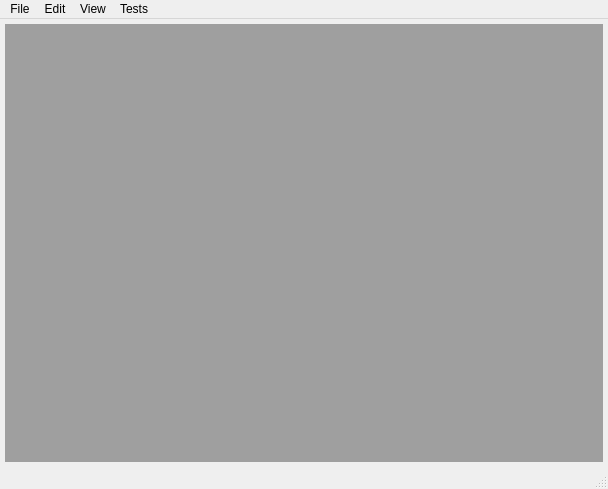
<?xml version="1.0" encoding="UTF-8"?>
<ui version="4.0">
 <class>MainWindow</class>
 <widget class="QMainWindow" name="MainWindow">
  <property name="geometry">
   <rect>
    <x>0</x>
    <y>0</y>
    <width>608</width>
    <height>489</height>
   </rect>
  </property>
  <property name="windowTitle">
   <string>Indoor Analysis System</string>
  </property>
  <widget class="QWidget" name="centralWidget">
   <layout class="QGridLayout" name="gridLayout">
    <property name="leftMargin">
     <number>5</number>
    </property>
    <property name="topMargin">
     <number>5</number>
    </property>
    <property name="rightMargin">
     <number>5</number>
    </property>
    <property name="bottomMargin">
     <number>5</number>
    </property>
    <property name="spacing">
     <number>0</number>
    </property>
    <item row="0" column="0">
     <widget class="QMdiArea" name="mdiArea"/>
    </item>
   </layout>
  </widget>
  <widget class="QMenuBar" name="menuBar">
   <property name="geometry">
    <rect>
     <x>0</x>
     <y>0</y>
     <width>608</width>
     <height>23</height>
    </rect>
   </property>
   <widget class="QMenu" name="menuFile">
    <property name="title">
     <string>File</string>
    </property>
    <addaction name="actionOpen_Inputs"/>
    <addaction name="actionSave_Aligned"/>
    <addaction name="actionSave_Supervoxels"/>
    <addaction name="actionLoad_Supervoxels"/>
    <addaction name="actionSave_Segments"/>
    <addaction name="actionLoad_Segments"/>
    <addaction name="actionSave_Clusters"/>
    <addaction name="actionLoad_Clusters"/>
    <addaction name="actionSave_Object_Model"/>
    <addaction name="actionLoad_Objects"/>
    <addaction name="actionSave_Scenes"/>
    <addaction name="separator"/>
    <addaction name="actionConfigure"/>
   </widget>
   <widget class="QMenu" name="menuEdit">
    <property name="title">
     <string>Edit</string>
    </property>
    <widget class="QMenu" name="menuUnify_Label">
     <property name="title">
      <string>Unify Label</string>
     </property>
     <addaction name="actionAutomatically"/>
     <addaction name="actionMannually"/>
    </widget>
    <widget class="QMenu" name="menuUpdate_Label">
     <property name="title">
      <string>Update Label</string>
     </property>
     <addaction name="actionGlobal_Graph_Cut"/>
     <addaction name="actionIn_Patch_Graph_Cut"/>
    </widget>
    <widget class="QMenu" name="menuUpdate_Object_Model">
     <property name="title">
      <string>Update Object Model</string>
     </property>
     <addaction name="actionV0"/>
     <addaction name="actionV1"/>
    </widget>
    <addaction name="actionGlobal_Align"/>
    <addaction name="actionExtract_Background"/>
    <addaction name="actionRemove_Zero_Label"/>
    <addaction name="actionSupervoxel"/>
    <addaction name="actionRegionGrow"/>
    <addaction name="menuUnify_Label"/>
    <addaction name="menuUpdate_Object_Model"/>
    <addaction name="actionUpdate_Cluster_Center"/>
    <addaction name="menuUpdate_Label"/>
    <addaction name="separator"/>
    <addaction name="actionIterate"/>
    <addaction name="separator"/>
    <addaction name="actionSort_AGD"/>
    <addaction name="actionJRCS_Init"/>
    <addaction name="actionRegionGrowRGB"/>
    <addaction name="actionJRCS"/>
   </widget>
   <widget class="QMenu" name="menuReplay">
    <property name="title">
     <string>View</string>
    </property>
    <addaction name="actionCustom_Color"/>
    <addaction name="actionIndex_By_Color"/>
    <addaction name="actionLab_Color_Space"/>
    <addaction name="actionObject_View"/>
    <addaction name="actionSupervoxel_Color"/>
    <addaction name="actionFeature_View"/>
   </widget>
   <widget class="QMenu" name="menuTests">
    <property name="title">
     <string>Tests</string>
    </property>
    <addaction name="actionLAPACKE_dggsvd"/>
    <addaction name="actionInside_Bounding_Box"/>
   </widget>
   <addaction name="menuFile"/>
   <addaction name="menuEdit"/>
   <addaction name="menuReplay"/>
   <addaction name="menuTests"/>
  </widget>
  <widget class="QStatusBar" name="statusBar"/>
  <action name="actionOpen_Inputs">
   <property name="text">
    <string>Open Inputs</string>
   </property>
  </action>
  <action name="actionSave_Segments">
   <property name="text">
    <string>Save Labels</string>
   </property>
  </action>
  <action name="actionRegionGrow">
   <property name="text">
    <string>RegionGrow</string>
   </property>
  </action>
  <action name="actionIterate">
   <property name="text">
    <string>Iterate</string>
   </property>
  </action>
  <action name="actionSave_Object_Model">
   <property name="text">
    <string>Save Objects</string>
   </property>
  </action>
  <action name="actionConfigure">
   <property name="text">
    <string>Configure</string>
   </property>
  </action>
  <action name="actionUpdate_Color_Model">
   <property name="text">
    <string>Update Color Model</string>
   </property>
  </action>
  <action name="actionAutomatically">
   <property name="text">
    <string>Automatically</string>
   </property>
  </action>
  <action name="actionMannually">
   <property name="text">
    <string>Mannually</string>
   </property>
  </action>
  <action name="actionSave_Scenes">
   <property name="text">
    <string>Save Scenes</string>
   </property>
  </action>
  <action name="actionCustom_Color">
   <property name="checkable">
    <bool>true</bool>
   </property>
   <property name="text">
    <string>Custom Color</string>
   </property>
  </action>
  <action name="actionLoad_Segments">
   <property name="text">
    <string>Load Labels</string>
   </property>
  </action>
  <action name="actionLab_Color_Space">
   <property name="text">
    <string>Lab Color Space</string>
   </property>
  </action>
  <action name="actionLoad_Objects">
   <property name="text">
    <string>Load Objects</string>
   </property>
  </action>
  <action name="actionSupervoxel">
   <property name="text">
    <string>Supervoxel</string>
   </property>
  </action>
  <action name="actionSave_Supervoxels">
   <property name="text">
    <string>Save Supervoxels</string>
   </property>
  </action>
  <action name="actionLoad_Supervoxels">
   <property name="text">
    <string>Load Supervoxels</string>
   </property>
  </action>
  <action name="actionObject_View">
   <property name="text">
    <string>Object View</string>
   </property>
  </action>
  <action name="actionSupervoxel_Color">
   <property name="text">
    <string>Supervoxel Color</string>
   </property>
  </action>
  <action name="actionGlobal_Align">
   <property name="text">
    <string>Global Align</string>
   </property>
  </action>
  <action name="actionSave_Aligned">
   <property name="text">
    <string>Save Aligned</string>
   </property>
  </action>
  <action name="actionExtract_Background">
   <property name="text">
    <string>Extract Background</string>
   </property>
  </action>
  <action name="actionRemove_Zero_Label">
   <property name="text">
    <string>Remove Zero Label</string>
   </property>
  </action>
  <action name="actionFeature_View">
   <property name="text">
    <string>Feature View</string>
   </property>
  </action>
  <action name="actionGlobal_Graph_Cut">
   <property name="text">
    <string>Global Graph Cut</string>
   </property>
  </action>
  <action name="actionIn_Patch_Graph_Cut">
   <property name="text">
    <string>In-Patch Graph Cut</string>
   </property>
  </action>
  <action name="actionUpdate_Cluster_Center">
   <property name="text">
    <string>Update Cluster Center</string>
   </property>
  </action>
  <action name="actionSave_Clusters">
   <property name="text">
    <string>Save Clusters</string>
   </property>
  </action>
  <action name="actionLoad_Clusters">
   <property name="text">
    <string>Load Clusters</string>
   </property>
  </action>
  <action name="actionV0">
   <property name="text">
    <string>V0</string>
   </property>
  </action>
  <action name="actionV1">
   <property name="text">
    <string>V1</string>
   </property>
  </action>
  <action name="actionLAPACKE_dggsvd">
   <property name="text">
    <string>LAPACKE_dggsvd</string>
   </property>
  </action>
  <action name="actionJRCS">
   <property name="text">
    <string>JRCS</string>
   </property>
  </action>
  <action name="actionJRCS_Init">
   <property name="text">
    <string>JRCS_Init</string>
   </property>
  </action>
  <action name="actionInside_Bounding_Box">
   <property name="text">
    <string>Inside Bounding Box</string>
   </property>
  </action>
  <action name="actionRegionGrowRGB">
   <property name="text">
    <string>RegionGrowRGB</string>
   </property>
  </action>
  <action name="actionIndex_By_Color">
   <property name="text">
    <string>Index By Color</string>
   </property>
  </action>
  <action name="actionSort_AGD">
   <property name="text">
    <string>Sort_AGD</string>
   </property>
   <property name="toolTip">
    <string>Sort AGD</string>
   </property>
  </action>
 </widget>
 <layoutdefault spacing="6" margin="11"/>
 <resources/>
 <connections/>
</ui>
